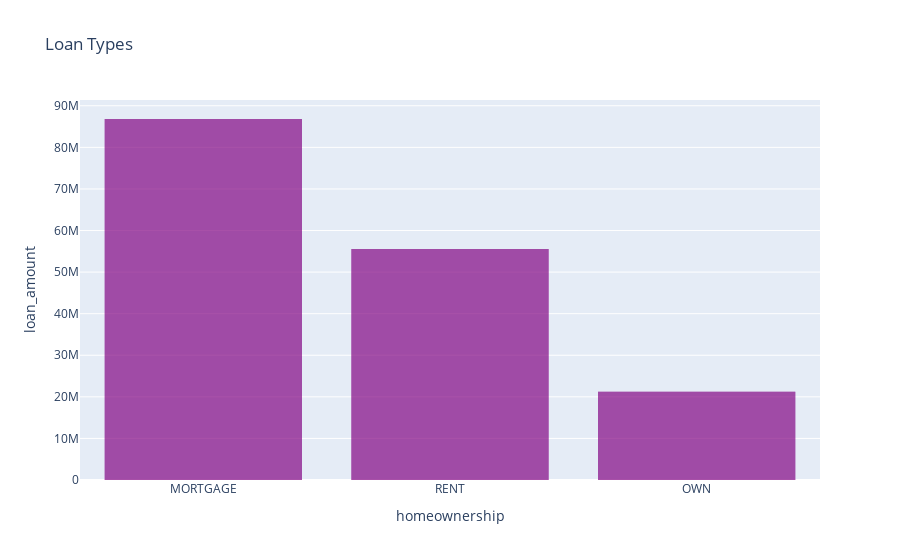

The notebook cell saved with this chart:
### Markdown cell above
**Problem 2** Try to make your own bar plot of one of the other categorical columns. Add some categorical fill or facets. See how fancy you can make your graph. Make sure it is also still really informative.

### Code cell
fig = px.bar(DF,
             title = " Loan Types ",
            x='homeownership',
             y = 'loan_amount',
            color_discrete_sequence=['purple'])
fig.update_traces(dict(marker_line_width=0))
fig.show()

### Figure 1 — Plotly figure (JSON) as saved in the notebook; plotly's stock layout.template omitted (floating-point values rounded to 4 significant figures; data arrays with more than 128 entries replaced by an {"elided": "..."} marker saying what was removed)
{"data": [{"alignmentgroup": "True", "hovertemplate": "homeownership=%{x}<br>loan_amount=%{y}<extra></extra>", "legendgroup": "", "marker": {"color": "purple", "line": {"width": 0}, "pattern": {"shape": ""}}, "name": "", "offsetgroup": "", "orientation": "v", "showlegend": false, "textposition": "auto", "type": "bar", "x": {"elided": "10000 str values"}, "xaxis": "x", "y": {"elided": "10000 int values"}, "yaxis": "y"}], "layout": {"autosize": true, "barmode": "relative", "legend": {"tracegroupgap": 0}, "title": {"text": " Loan Types "}, "xaxis": {"anchor": "y", "autorange": true, "domain": [0, 1], "range": [-0.5, 2.5], "title": {"text": "homeownership"}, "type": "category"}, "yaxis": {"anchor": "x", "autorange": true, "domain": [0, 1], "range": [0, 91390000.0], "title": {"text": "loan_amount"}, "type": "linear"}}}
